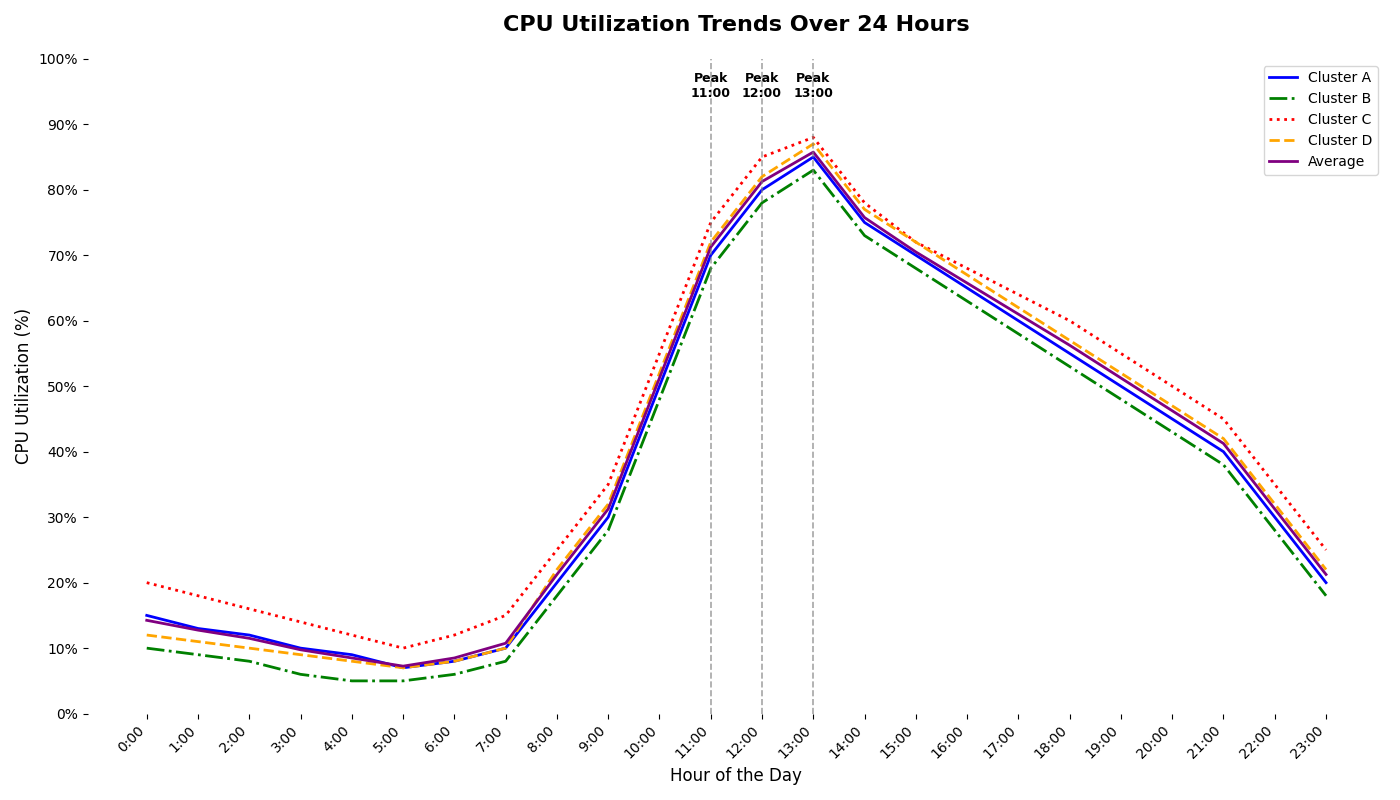

Write the Python code that produced this figure.
import matplotlib.pyplot as plt
import numpy as np

# Define the hours of the day
hours = np.arange(0, 24)

# Define CPU utilization data for four server clusters (in percentages)
cluster_A = [15, 13, 12, 10, 9, 7, 8, 10, 20, 30, 50, 70, 80, 85, 75, 70, 65, 60, 55, 50, 45, 40, 30, 20]
cluster_B = [10, 9, 8, 6, 5, 5, 6, 8, 18, 28, 48, 68, 78, 83, 73, 68, 63, 58, 53, 48, 43, 38, 28, 18]
cluster_C = [20, 18, 16, 14, 12, 10, 12, 15, 25, 35, 55, 75, 85, 88, 78, 72, 68, 64, 60, 55, 50, 45, 35, 25]
cluster_D = [12, 11, 10, 9, 8, 7, 8, 10, 22, 32, 52, 72, 82, 87, 77, 72, 67, 62, 57, 52, 47, 42, 32, 22]

# Calculate average CPU usage over the clusters
average_cpu_usage = np.mean([cluster_A, cluster_B, cluster_C, cluster_D], axis=0)

# Create a figure with subplots
fig, ax1 = plt.subplots(figsize=(14, 8))

# Plot lines for each server cluster
ax1.plot(hours, cluster_A, color='blue', linewidth=2, linestyle='-', label='Cluster A')
ax1.plot(hours, cluster_B, color='green', linewidth=2, linestyle='-.', label='Cluster B')
ax1.plot(hours, cluster_C, color='red', linewidth=2, linestyle=':', label='Cluster C')
ax1.plot(hours, cluster_D, color='orange', linewidth=2, linestyle='--', label='Cluster D')

# Plot the average CPU usage line
ax1.plot(hours, average_cpu_usage, color='purple', linestyle='-', linewidth=2, label='Average')

# Customize the chart
ax1.set_title('CPU Utilization Trends Over 24 Hours', fontsize=16, fontweight='bold', pad=20)
ax1.set_xlabel('Hour of the Day', fontsize=12)
ax1.set_ylabel('CPU Utilization (%)', fontsize=12)
ax1.set_xticks(hours)
ax1.set_xticklabels([f'{hour}:00' for hour in hours], rotation=45, ha='right')
ax1.set_yticks(np.arange(0, 101, 10))
ax1.set_yticklabels([f'{i}%' for i in range(0, 101, 10)])

# Highlight peak hours
peak_hours = [11, 12, 13]
for hour in peak_hours:
    ax1.axvline(x=hour, color='gray', linestyle='--', linewidth=1.2, alpha=0.7)
    ax1.text(hour, ax1.get_ylim()[1] * 0.98, f'Peak\n{hour}:00', ha='center', va='top', fontsize=9, color='black', fontweight='bold')

# Remove plot borders and grid lines
ax1.spines['top'].set_visible(False)
ax1.spines['right'].set_visible(False)
ax1.spines['left'].set_visible(False)
ax1.spines['bottom'].set_visible(False)
ax1.grid(False)

# Add legend
ax1.legend(loc='upper right', fontsize=10)

# Ensure layout is well adjusted
plt.tight_layout()

# Display the plot
plt.show()
